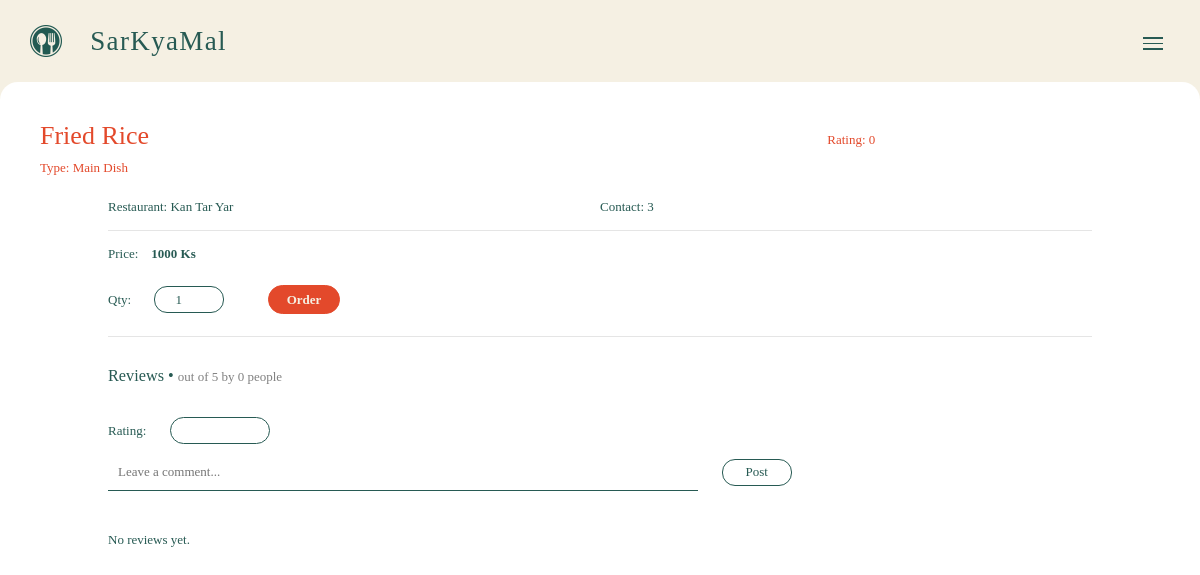
The app's page /sarkyamal/menu-detail.php?rid=R03&mid=M001, older data.
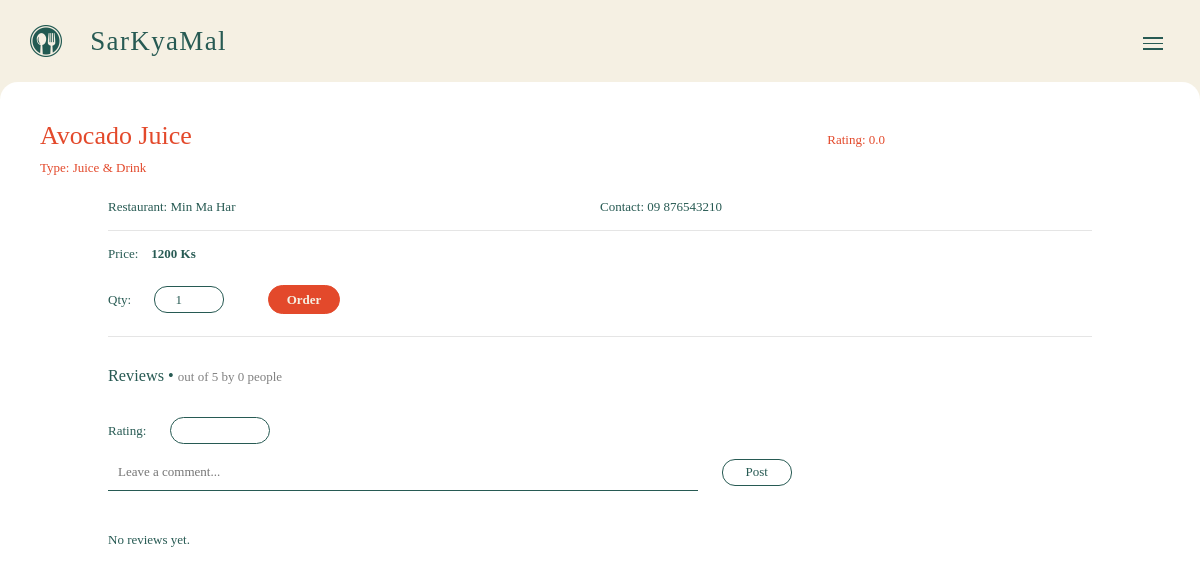
The same page, newer data.
### tables this page shows
CREATE TABLE `restaurant_menu` (
  `rm_id` varchar(11) NOT NULL,
  `restaurant_id` varchar(10) NOT NULL,
  `menu_id` varchar(10) NOT NULL,
  `price` int(11) NOT NULL,
  `description` text NOT NULL,
  `rating` decimal(10,1) NOT NULL
);

CREATE TABLE `menus` (
  `menu_id` varchar(10) NOT NULL,
  `menu_name` varchar(100) NOT NULL,
  `menu_type` varchar(100) NOT NULL,
  `availability` int(11) NOT NULL,
  `photo` varchar(255) NOT NULL
);

CREATE TABLE `restaurants` (
  `restaurant_id` varchar(10) NOT NULL,
  `restaurant_name` varchar(255) NOT NULL,
  `contact_ph` varchar(20) NOT NULL,
  `location` varchar(11) NOT NULL
);

### sarkyamal/menu-detail.php (the view, shortened to what this page needs)
<?php
   include("config/connect.php");
   if(isset($_REQUEST['mid']))
	{
      $menu_id=$_REQUEST['mid'];
      $restaurant_id=$_REQUEST['rid'];
      $sql="SELECT * FROM restaurants, restaurant_menu, menus WHERE restaurants.restaurant_id='$restaurant_id' AND menus.menu_id='$menu_id' AND restaurants.restaurant_id=restaurant_menu.restaurant_id AND menus.menu_id=restaurant_menu.menu_id";
      $select=mysqli_query($conn, $sql);
      $data=mysqli_fetch_array($select);
   }
?>
<!DOCTYPE html>
<html lang="en">
<head>
</head>
<body>
<section id="body">
   <?php
      include('nav.php');
      include('cart.php');
   ?>
      <div id="page-title">
         <h2 class="display-inline-block width70"><?php echo $data['menu_name'];?></h2>
         Rating: <?php echo $data['rating'];?><br>
         Type: <?php echo $data['menu_type'];?>
      </div>
      <div class="content">
         <p class="display-inline-block width50 left">
         Restaurant: <?php echo $data['restaurant_name'];?>
         </p>
         <p class="display-inline-block width50 right">
         Contact: <?php echo $data['contact_ph'];?>
         </p>
         <div class="endfloat"><hr></div>
         <p>Price:&emsp;<b><?php echo $data['price'];?> Ks</b> </p>
         <form action="add-to-cart.php" method="get" id="order">
            Qty:
            <input type="number" value="1" name="qty" min="1" id="qty">
            <a href="#" class="button-link focus-button" onclick="document.getElementById('order').submit();">Order</a>
         </form>
         <hr>
         <?php
            $rm_id=$data['rm_id'];
            $sql="SELECT CAST(AVG(rating) AS DECIMAL(10,1)) AS avgrating, COUNT(*) AS totalreview FROM reviews WHERE rm_id='$rm_id'";
            $select=mysqli_query($conn, $sql);
            $overall=mysqli_fetch_array($select);
         ?>
         <div id="review">
            <div id="row">
               <h5 id="review-title">
                  Reviews &bull;
                  <small id="overall"><?php echo $overall['avgrating']; ?> out of 5 by <?php echo $overall['totalreview']; ?> people</small>
               </h5>
            </div>
            <form action="review.php" method="post">
               Rating:
               <input type="number" name="rating" id="rating" min="1" max="5" step="0.5" required> <br>
               <input type="text" name="review" placeholder="Leave a comment..." id="cmt" required>
               <input type="submit" value="Post" name="post" id="post">
               <br><br>
            </form>
            <?php
               $sql="SELECT * FROM reviews, users WHERE rm_id='$rm_id' AND reviews.user_id=users.user_id ORDER BY reviews.date DESC";
               $select=mysqli_query($conn, $sql);
               $count=mysqli_num_rows($select);
               if ($count==0) {
                  echo "No reviews yet.";
               }
            ?>
         </div>
      </div>
   </section>
</body>
</html>

### sarkyamal/nav.php (shortened to what this page needs)
<!DOCTYPE html>
<html lang="en">
<head>
   <link rel="stylesheet" href="config/bootstrap.min.css" type="text/css">
   <link rel="stylesheet" href="config/style.css" type="text/css">
</head>
<body>
   <section id="topbar">
      <div class="row">
         <div id="logo">
            <div id="logo-img"><img src="imgs/logo.png" alt="logo.png"></div>
            <div id="logo-word"><h1>SarKyaMal</h1></div>
         </div>
         <div id="toggle">
            <div class="line1"></div>
            <div class="line2"></div>
            <div class="line3"></div>
         </div>
      </div>
      <div id="white-space"></div>
   </section>
</body>
</html>

### sarkyamal/cart.php (shortened to what this page needs)
<!DOCTYPE html>
<html lang="en">
<head>
   <link rel="stylesheet" href="config/bootstrap.min.css">
   <link rel="stylesheet" href="config/style.css">
   <link rel="stylesheet" href="fonts/BillionaireMediumGrunge.otf">
</head>
<body>
</body>
</html>

### sarkyamal/config/style.css (style rules this page uses)
body, html { padding: 0; margin: 0; overflow-x: hidden; max-width: 100%; font-family: 'Proxima Nova Regular'; font-size: 13px; background: #ffffff; color: #275A53; }
a { text-decoration: underline; color: #275A53; font-weight: bold; }
.row { margin: 0; padding: 0; }
#topbar { background:#f5f0e3; height: 100px; width: 100%; position: fixed; top: 0px; z-index: 1; }
#logo-img { display: inline-block; padding: 25px 25px 25px 30px; }
#logo-img img { width: 32px; }
#logo-word { display: inline-block; vertical-align: middle; }
#logo-word h1 { font-family: 'Billionaire Grunge'; font-size: 27px; letter-spacing: 0.05em; margin: 0; color: #275A53 ; }
#toggle { display: inline-block; padding: 33px; position: absolute; right: 0px; cursor: pointer; }
#toggle div { width: 20px; height: 1.5px; margin: 4px; background: #275A53; transition: all 0.3s ease; }
#white-space { position: fixed; top: 82px; z-index: 2; height: 36px; width: 100%; background: #ffffff; border-radius: 22px; }
.button-link { display: inline-block; border: 1px solid #e3492b; border-radius: 18px; padding: 4px 18px; margin-left: 40px; color: #e3492b; text-decoration: none; }
.focus-button { border: 1px solid #e3492b; background: #e3492b; color: #f5f0e3; }
#body { position: absolute; top: 120px; width: 100%; margin-bottom: 30px; }
#page-title { margin: 0px 40px 20px; color: #e3492b; }
.content { width: 82%; margin: 20px auto; }
input { border: 1px solid #275A53; width: 260px; height: 36px; border-radius: 18px; display: block; margin-bottom: 20px; padding: 0px 20px; }
input[type=submit] { margin-top: 40px; margin-bottom: 10px; }
.left { float: left; }
.right { float: right; }
.endfloat { clear: both; }
.display-inline-block { display: inline-block; }
.width70 { width: 70%; }
.width50 { width: 50%; }
#qty, #post, #ok { display: inline-block; width: 70px; height: 27px; margin: 10px 0px 10px 20px; border-radius: 13px; border: 1px solid #275A53; background-color: #ffffff; color: #275A53; }
#cmt, #room { border: 0; border-radius: 0; border-bottom: 1px solid #275A53; display: inline-block; width: 60%; padding: 10px; }
#rating { display: inline-block; width: 100px; height: 27px; margin-left: 20px; margin-bottom: 5px; }
#review-title { margin: 30px 0; }
#overall { color: grey; }

Row changes from the older to the newer data that the page shows:
no longer on this page (row edited): restaurant_menu: menu.menu_name "Fried Rice", rating "0", menu.menu_type "Main Dish", restaurant.restaurant_name "Kan Tar Yar", restaurant.contact_ph "3", price "1000"
added restaurant_menu: menu.menu_name "Avocado Juice", rating "0.0", menu.menu_type "Juice & Drink", restaurant.restaurant_name "Min Ma Har", restaurant.contact_ph "09 876543210", price "1200"
